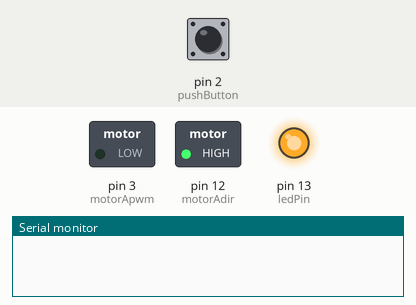
Recording of a sketch running on a simulated Arduino Uno, built with avr-gcc and run on an emulated ATmega328P. Shown: switched loads named in the sketch (green lamp = pin HIGH), output pins drawn as LEDs (lit = HIGH), the last lines printed to the serial monitor. The inputs (shaded band) are chosen by the test bench; at power-on: pin 2 (pushButton) HIGH.

Above: at 1.2 s.
1.3 s: pin 2 (pushButton) pulled LOW for 0.15 s
At 1.37 s:
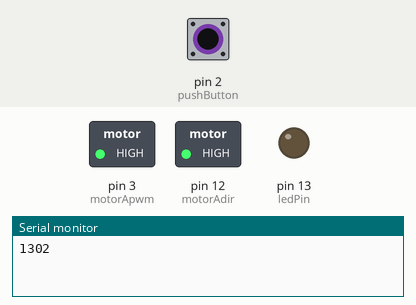
2.9 s: pin 2 (pushButton) pulled LOW for 3.2 s
At 7.1 s:
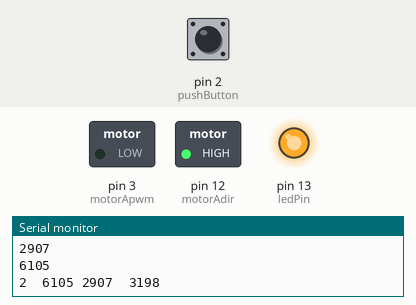
Timing chart, 0 to 8.6 s (numbered marks = the images above; inputs shaded):
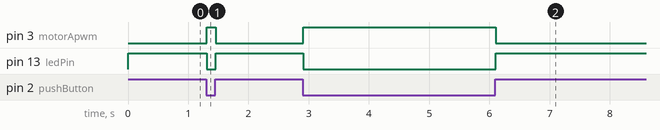

The sketch:

motorDriveSimpleWithTiming.ino
```cpp
/* another version of Digital Read
*  jsteele 201301220
*/

#define pushButton 2
#define motorApwm  3
#define motorAdir  12
#define ledPin     13

boolean buttonPushed = false;

int buttonState = 0;
int onoffcycles = 0;
long starttime, stoptime, deltatime;


// the setup routine runs once when you press reset:
void setup() {
  // make the pushbutton's pin an input:
  pinMode(pushButton, INPUT_PULLUP);
  pinMode(ledPin, OUTPUT); // indicates whether the button is pressed
  //make the motor ports outputs
  pinMode(motorApwm, OUTPUT);
  pinMode(motorAdir, OUTPUT);
  digitalWrite(motorAdir, HIGH);
  // initialize serial communication at 9600 bits per second:
  Serial.begin(9600);  // set the serial comm to 9600 BAUD
}

// the loop routine runs over and over again forever:
void loop() {

  // read the input pin:
  buttonState = digitalRead(pushButton);
  if(buttonState == 0){
    analogWrite(motorApwm, 255); // turns the motor On
    digitalWrite(ledPin, LOW);
    if (buttonPushed == false){
      buttonPushed = true;
      starttime = millis();
      Serial.println(starttime);
    }
  }
  else {
    analogWrite(motorApwm,0);
    digitalWrite(ledPin, HIGH);
    if (buttonPushed == true) { // we are coming out of the "ON" state
      stoptime = millis();
      Serial.println(stoptime);
      buttonPushed = false;
      deltatime = stoptime - starttime;
      onoffcycles++;
      Serial.print(onoffcycles);
      Serial.print("\t");
      Serial.print(stoptime);
      Serial.print(" ");
      Serial.print(starttime);
      Serial.print("\t");
      Serial.println(deltatime);

    }
  }
  // print out the state of the button:
  //Serial.println(buttonState);
  delay(10);        // delay in between reads for stability
}
```

Measured:
- after the input at 1.3 s, pin 3 (motorApwm): LOW → HIGH at once, → LOW 0.15 s later; pin 13 (ledPin): HIGH → LOW at once, → HIGH 0.15 s later
- after the input at 2.9 s, pin 3 (motorApwm): LOW → HIGH at once, → LOW 3.2 s later; pin 13 (ledPin): HIGH → LOW at once, → HIGH 3.2 s later
